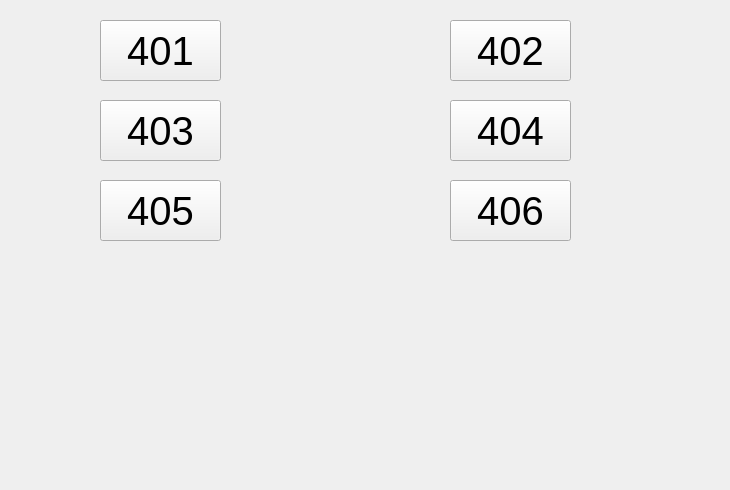
        <widget class="QWidget" name="haohuataofang_3">
         <attribute name="title">
          <string>豪华套房</string>
         </attribute>
         <widget class="QPushButton" name="hht_13">
          <property name="geometry">
           <rect>
            <x>100</x>
            <y>20</y>
            <width>121</width>
            <height>61</height>
           </rect>
          </property>
          <property name="font">
           <font>
            <pointsize>30</pointsize>
           </font>
          </property>
          <property name="text">
           <string>401</string>
          </property>
         </widget>
         <widget class="QPushButton" name="hht_14">
          <property name="geometry">
           <rect>
            <x>450</x>
            <y>20</y>
            <width>121</width>
            <height>61</height>
           </rect>
          </property>
          <property name="font">
           <font>
            <pointsize>30</pointsize>
           </font>
          </property>
          <property name="text">
           <string>402</string>
          </property>
         </widget>
         <widget class="QPushButton" name="hht_15">
          <property name="geometry">
           <rect>
            <x>100</x>
            <y>100</y>
            <width>121</width>
            <height>61</height>
           </rect>
          </property>
          <property name="font">
           <font>
            <pointsize>30</pointsize>
           </font>
          </property>
          <property name="text">
           <string>403</string>
          </property>
         </widget>
         <widget class="QPushButton" name="hht_16">
          <property name="geometry">
           <rect>
            <x>450</x>
            <y>100</y>
            <width>121</width>
            <height>61</height>
           </rect>
          </property>
          <property name="font">
           <font>
            <pointsize>30</pointsize>
           </font>
          </property>
          <property name="text">
           <string>404</string>
          </property>
         </widget>
         <widget class="QPushButton" name="hht_17">
          <property name="geometry">
           <rect>
            <x>100</x>
            <y>180</y>
            <width>121</width>
            <height>61</height>
           </rect>
          </property>
          <property name="font">
           <font>
            <pointsize>30</pointsize>
           </font>
          </property>
          <property name="text">
           <string>405</string>
          </property>
         </widget>
         <widget class="QPushButton" name="hht_18">
          <property name="geometry">
           <rect>
            <x>450</x>
            <y>180</y>
            <width>121</width>
            <height>61</height>
           </rect>
          </property>
          <property name="font">
           <font>
            <pointsize>30</pointsize>
           </font>
          </property>
          <property name="text">
           <string>406</string>
          </property>
         </widget>
         <widget class="QLabel" name="label_12">
          <property name="geometry">
           <rect>
            <x>0</x>
            <y>0</y>
            <width>721</width>
            <height>481</height>
           </rect>
          </property>
          <property name="styleSheet">
           <string notr="true">border-image: url(:/picture/1.jpg);</string>
          </property>
          <property name="text">
           <string/>
          </property>
         </widget>
         <zorder>label_12</zorder>
         <zorder>hht_13</zorder>
         <zorder>hht_14</zorder>
         <zorder>hht_15</zorder>
         <zorder>hht_16</zorder>
         <zorder>hht_17</zorder>
         <zorder>hht_18</zorder>
        </widget>
